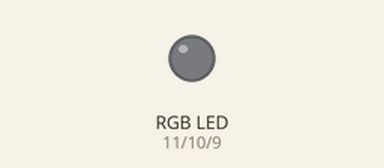
Simulated run of this sketch. Board: Arduino Uno, built with avr-gcc and run on an emulated ATmega328P. On the bench: an RGB LED mixed from three pins (HIGH = lit). Dim RGB values are drawn brighter than linear.

Above: at 0.05 s.
At 1.5 s:
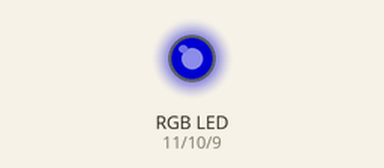
At 3.0 s:
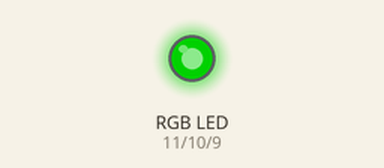
Timing chart, 0 to 6.9 s (numbered marks = the images above):
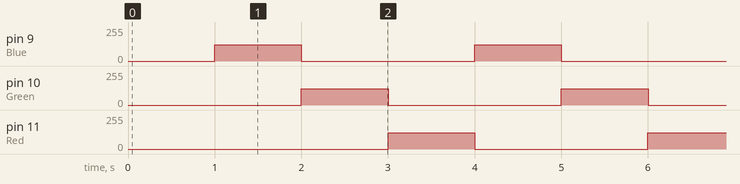

The sketch:

LED.ino
```cpp
#define Blue 9
#define Green 10
#define Red 11


void setup() {
  // put your setup code here, to run once:
  pinMode(Blue, OUTPUT);
  pinMode(Green, OUTPUT);
  pinMode(Red, OUTPUT);
}

void loop() {
  // put your main code here, to run repeatedly:
  delay(1000);
  analogWrite(Blue,122);
  analogWrite(Red,0);
  delay(1000);
  analogWrite(Green,122);
  analogWrite(Blue,0);
  delay(1000);
  analogWrite(Red,122);
  analogWrite(Green,0);
}
```

Measured:
- by itself, pin 9 (Blue), pin 10 (Green), pin 11 (Red): alternates 122/255 for 1.0 s and 0/255 for 2.0 s
